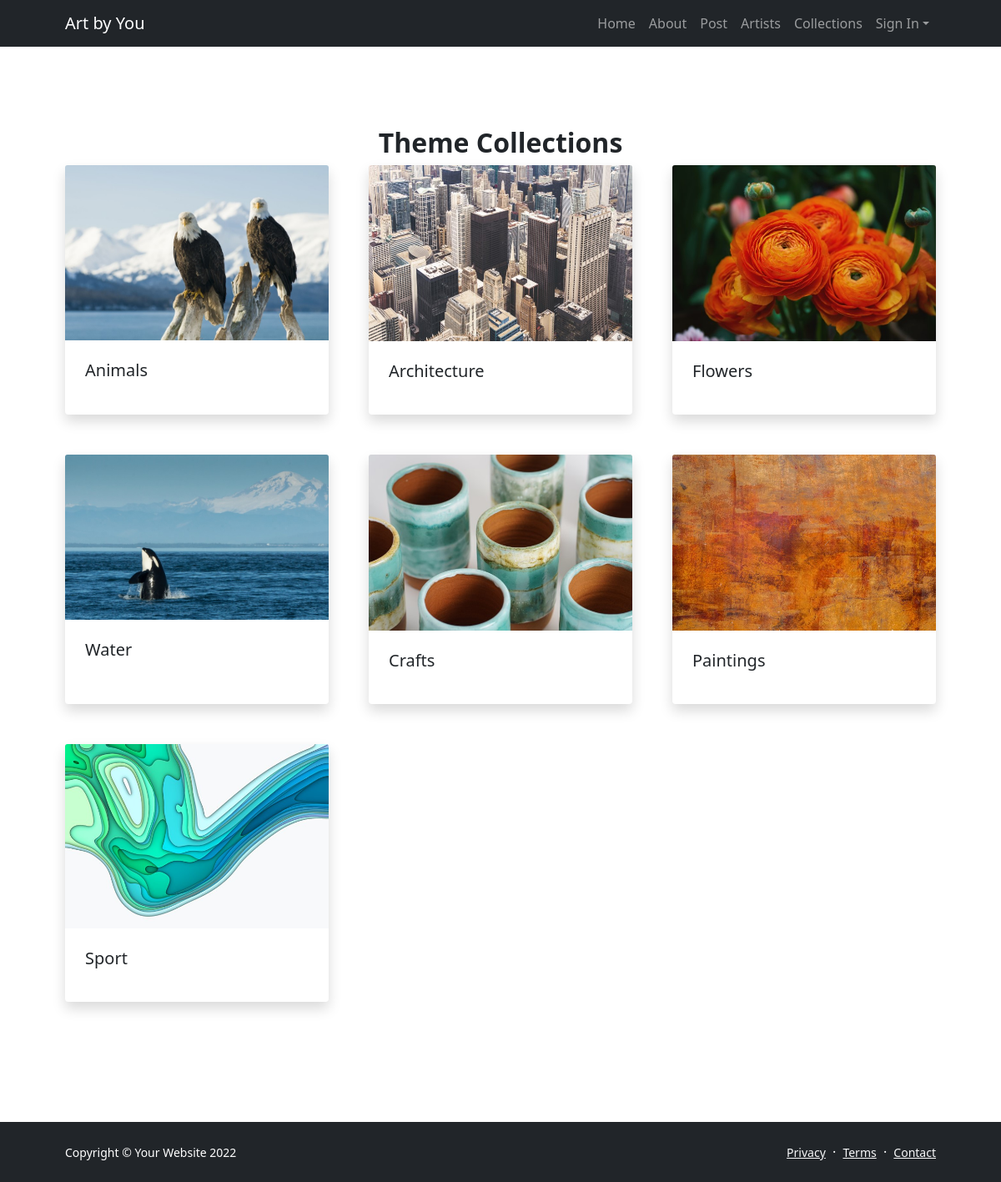
The app's page /collections_T.php with its own data.
### tables this page shows
CREATE TABLE `themes` (
  `ThemeID` int(11) NOT NULL,
  `Theme` varchar(100) NOT NULL,
  `ThemeImage` varchar(100) NOT NULL
);

### collections_T.php (the view, shortened to what this page needs)
<!DOCTYPE html>
<html lang="en">
    <head>
        <link href="https://cdn.jsdelivr.net/npm/bootstrap-icons@1.5.0/font/bootstrap-icons.css" rel="stylesheet" />
        <link href="css/styles.css" rel="stylesheet" />
    </head>
    <body class="d-flex flex-column h-100">
        <main class="flex-shrink-0">
            <nav class="navbar navbar-expand-lg navbar-dark bg-dark">
                <div class="container px-5">
                    <a class="navbar-brand" href="index.php">Art by You</a>
                    <div class="collapse navbar-collapse" id="navbarSupportedContent">
                        <ul class="navbar-nav ms-auto mb-2 mb-lg-0">
                            <li class="nav-item"><a class="nav-link" href="index.php">Home</a></li>
                            <li class="nav-item"><a class="nav-link" href="about.php">About</a></li>
                            <li class="nav-item"><a class="nav-link" href="post.php">Post</a></li>
                            <li class="nav-item"><a class="nav-link" href="artists.php">Artists</a></li>
                            <li class="nav-item"><a class="nav-link" href="collections_T.php">Collections</a></li>
                            <li class="nav-item dropdown">
                                <a class="nav-link dropdown-toggle" href="#" id="navbarDropdown" role="button" data-bs-toggle="dropdown" aria-expanded="false">Sign In</a>
                            </li>
                        </ul>
                    </div>
                </div>
            </nav>
            <section class="py-5">
                <div class="container px-5 my-5">
                    <div class="row gx-5 justify-content-center">
                        <div class="col-lg-8 col-xl-6">
                            <div class="text-center">
                                <h2 class="fw-bolder">Theme Collections</h2>
                            </div>
                        </div>
                    </div>
                    <div class="row gx-5">
                    <?php
include('serverlogin.php');
$conn = new mysqli($db_hostname, $db_username, $db_password, $db_database);
$sql = "SELECT Theme, ThemeImage FROM themes";
$result = $conn->query($sql);
if ($result->num_rows > 0) {
    while($row = $result->fetch_assoc()) {
        $text = $row['Theme'];
        $img = $row['ThemeImage'];
        $output = <<<HTML
            <div class="col-lg-4 mb-5">
                        <div class="card h-100 shadow border-0">
                            <img class="card-img-top" src="$img" alt="..." />
                            <div class="card-body p-4">
                                <a class="text-decoration-none link-dark stretched-link" href="themes.php?theme=$text"><h5 class="card-title mb-3">$text</h5></a>
                            </div>
                        </div>
                    </div>
        HTML;
        echo $output;
    }
} else {
    echo "There are no results";
}
?>
</div>
</div>
            </section>
        </main>
        <footer class="bg-dark py-4 mt-auto">
            <div class="container px-5">
                <div class="row align-items-center justify-content-between flex-column flex-sm-row">
                    <div class="col-auto"><div class="small m-0 text-white">Copyright &copy; Your Website 2022</div></div>
                    <div class="col-auto">
                        <a class="link-light small" href="#!">Privacy</a>
                        <span class="text-white mx-1">&middot;</span>
                        <a class="link-light small" href="#!">Terms</a>
                        <span class="text-white mx-1">&middot;</span>
                        <a class="link-light small" href="#!">Contact</a>
                    </div>
                </div>
            </div>
        </footer>
    </body>
</html>

### records on screen
themes: ThemeImage (picture), Theme "Animals"
themes: ThemeImage (picture), Theme "Architecture"
themes: ThemeImage (picture), Theme "Flowers"
themes: ThemeImage (picture), Theme "Water"
themes: ThemeImage (picture), Theme "Crafts"
themes: ThemeImage (picture), Theme "Paintings"
themes: ThemeImage (picture), Theme "Sport"
